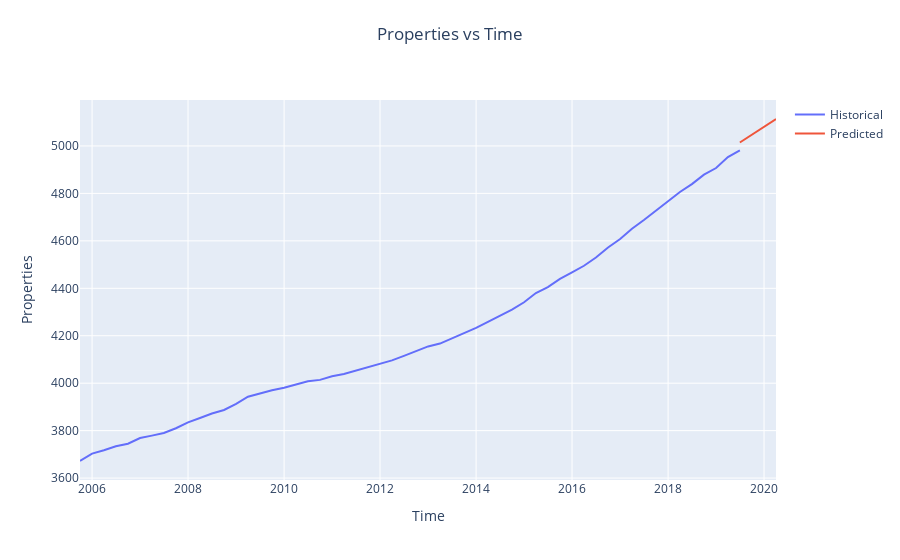
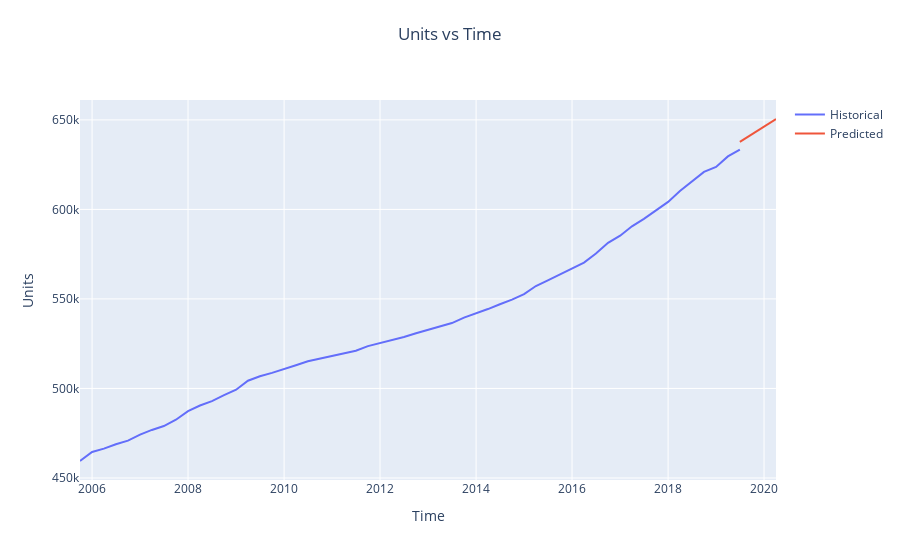
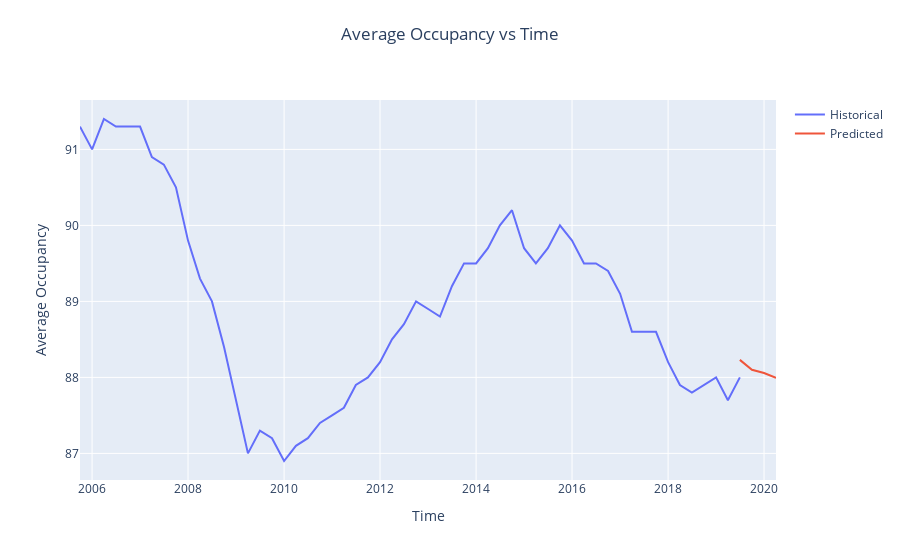
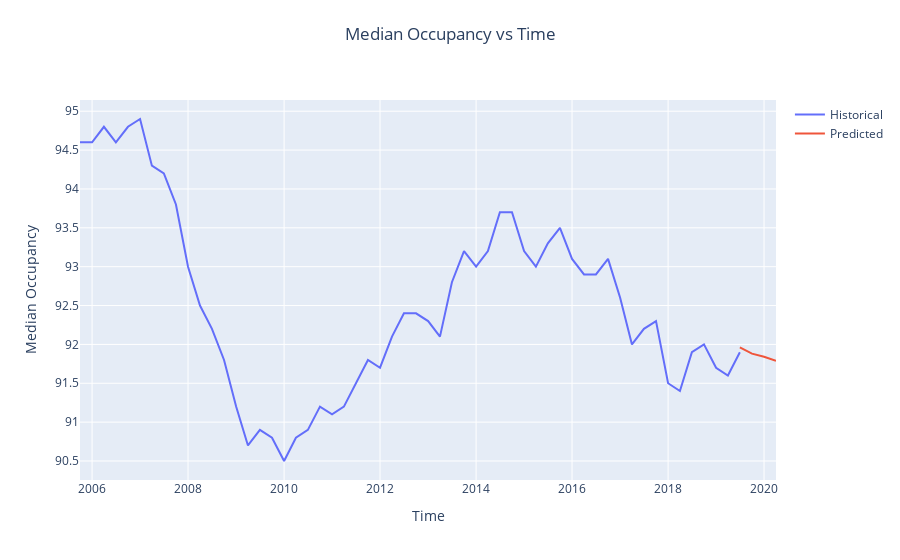

The notebook cell saved with these charts, in order:
### Code cell
for each in cols:
    
    p = predictions(df[each])
    
    f = pd.DataFrame(future, columns = ['Quarter'])
    f['Predicted'] = p
    print(p)
    
    
    fig = go.Figure()
    fig.add_trace(go.Scatter(x = df.Quarter, y = df[each],
                        mode = 'lines',
                        name = 'Historical'))
    
    fig.add_trace(go.Scatter(x = f.Quarter, y = f.Predicted,
                        mode = 'lines',
                        name = 'Predicted'))
    
    fig.update_layout(
        title = {
            'text': "{} vs Time".format(each),
            'y':0.95,
            'x':0.5,
            'xanchor': 'center',
            'yanchor': 'top',
        },
        xaxis_title = "Time",
        yaxis_title = each,
    )
    fig.show()
    fig.write_image("{} vs Time.png".format(each))
